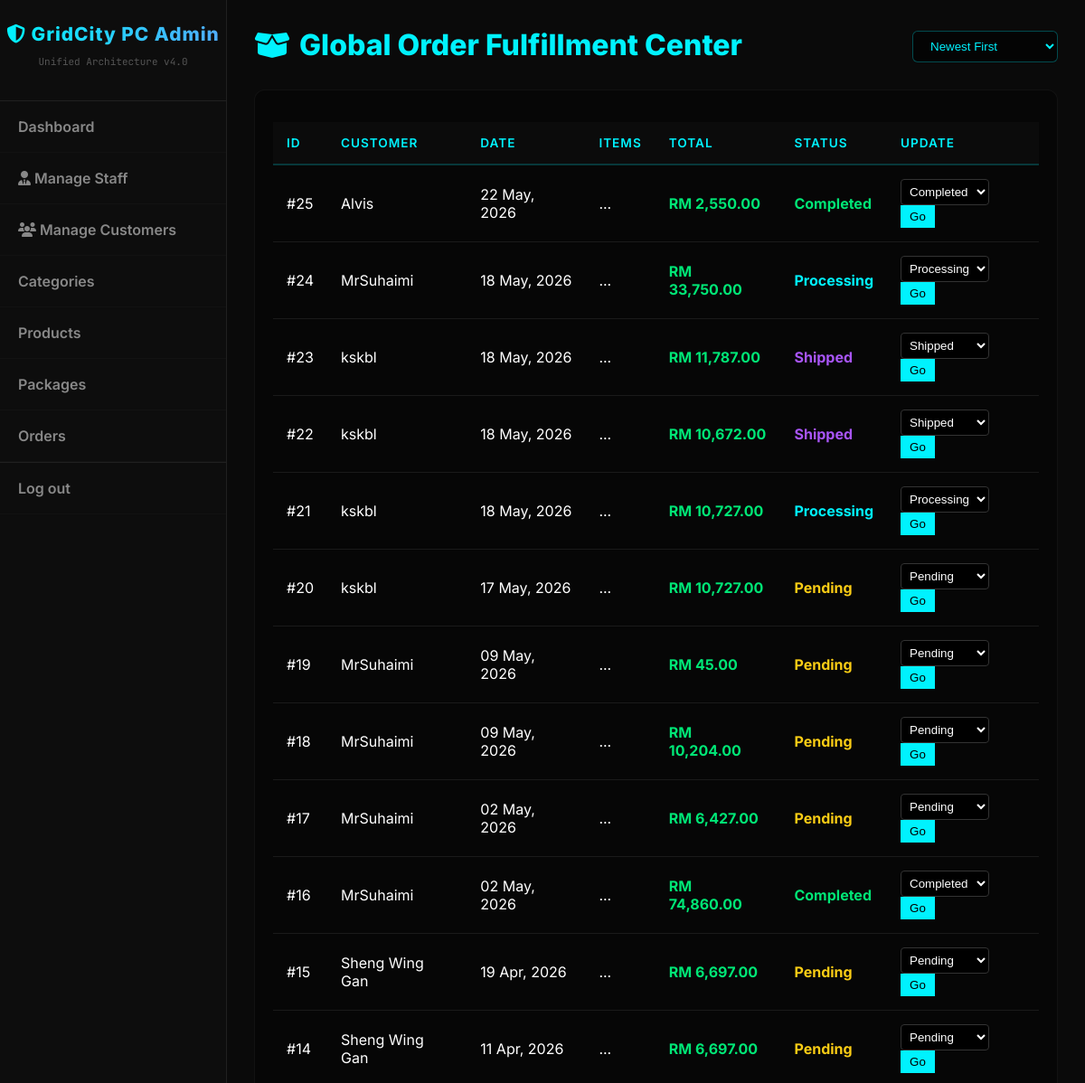
The page /manage_orders.php (signed in, upper part) on the database as committed earlier.
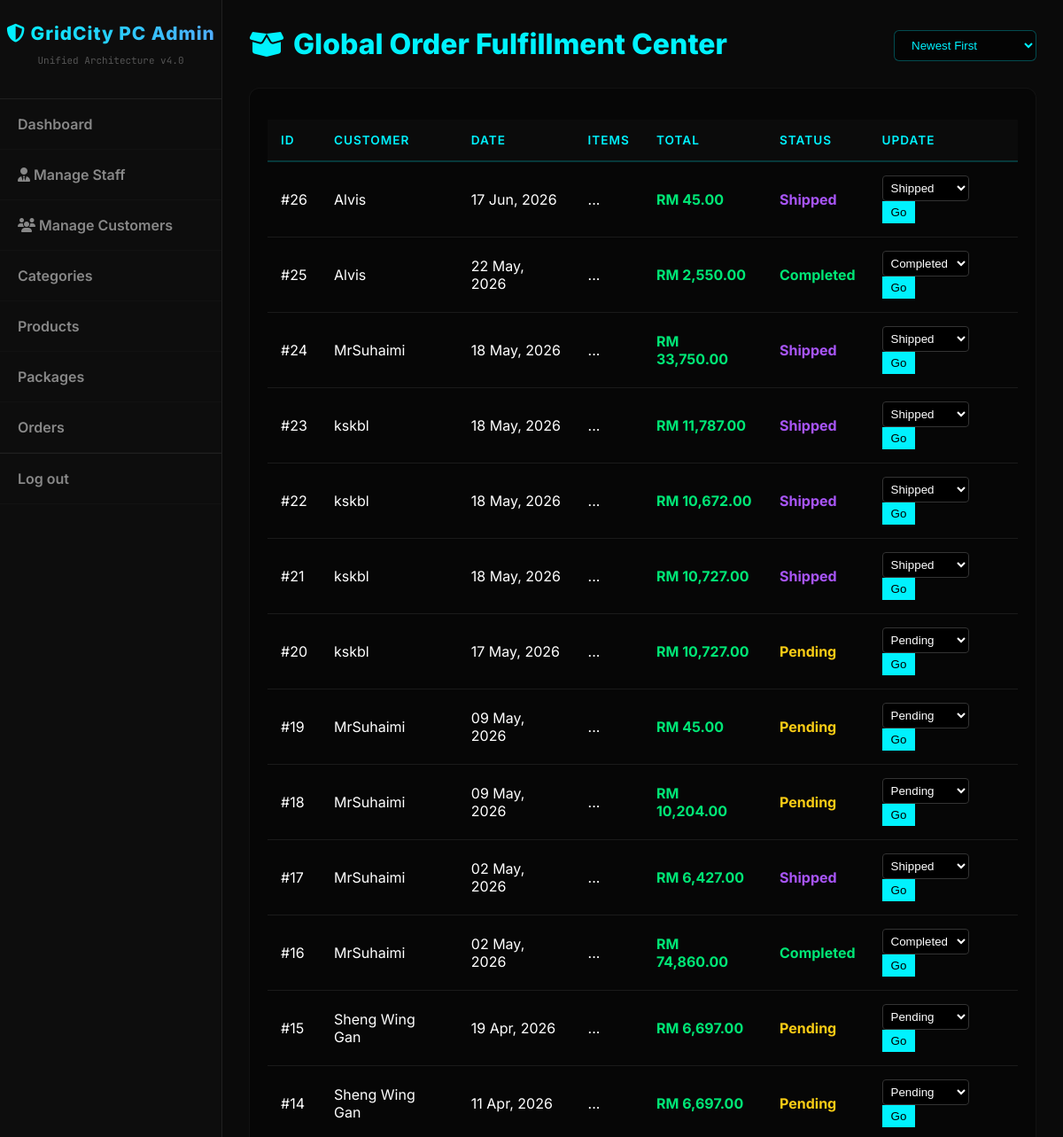
The same page on the database as committed later.
### tables this page shows
CREATE TABLE `orders` (
  `order_id` int(11) NOT NULL,
  `order_name` varchar(100) DEFAULT 'My Custom Order',
  `customer_id` int(11) NOT NULL,
  `order_date` datetime DEFAULT current_timestamp(),
  `total_amount` decimal(10,2) NOT NULL,
  `coins_used` int(11) NOT NULL DEFAULT 0,
  `discount_amount` decimal(10,2) NOT NULL DEFAULT 0.00,
  `shipping_address` text NOT NULL,
  `contact_number` varchar(20) DEFAULT NULL,
  `order_status` varchar(20) DEFAULT 'Pending'
);

CREATE TABLE `customers` (
  `customer_id` int(11) NOT NULL,
  `username` varchar(150) DEFAULT NULL,
  `first_name` varchar(50) DEFAULT NULL,
  `last_name` varchar(50) DEFAULT NULL,
  `email` varchar(100) NOT NULL,
  `password` varchar(255) NOT NULL,
  `phone_number` varchar(20) DEFAULT NULL,
  `birthday` date DEFAULT NULL,
  `wallet_balance` decimal(10,2) NOT NULL DEFAULT 0.00,
  `reward_coins` int(11) NOT NULL DEFAULT 0,
  `membership_tier` varchar(20) DEFAULT 'Standard',
  `vip_expiry_date` datetime DEFAULT NULL,
  `auto_renew` tinyint(1) DEFAULT 0,
  `default_shipping_address` text DEFAULT NULL,
  `account_status` varchar(20) DEFAULT 'Active',
  `reset_token` varchar(6) DEFAULT NULL,
  `reset_token_expire` datetime DEFAULT NULL,
  `pref_gamer` int(11) DEFAULT 0,
  `pref_creator` int(11) DEFAULT 0,
  `pref_student` int(11) DEFAULT 0,
  `pref_enthusiast` int(11) DEFAULT 0,
  `created_at` datetime DEFAULT current_timestamp()
);

### manage_orders.php (the view, shortened to what this page needs)
<?php
$conn->query("UPDATE orders SET order_status = 'Shipped'
              WHERE order_status = 'Processing'
              AND order_date < NOW() - INTERVAL 4 MINUTE");
$current_sort = $_GET['sort'] ?? 'desc';
$order_by = 'o.order_id DESC';
?>
<!DOCTYPE html>
<html lang="en">
<head>
    <link rel="stylesheet" href="https://cdnjs.cloudflare.com/ajax/libs/font-awesome/6.4.0/css/all.min.css">
    <link rel="stylesheet" href="css/admin_style.css">
</head>
<body>
    <div class="admin-container">
        <nav class="admin-sidebar">
            <div class="sidebar-header">
                <h3><i class="fas fa-shield-alt"></i> GridCity PC Admin</h3>
                <p style="color:#555; font-size:11px; font-family:'JetBrains Mono';">Unified Architecture v4.0</p>
            </div>
            <ul class="sidebar-menu">
                <li><a href="admin_dashboard.php">Dashboard</a></li>
                <?php
                $role = strtolower($_SESSION['admin_role'] ?? $_SESSION['role'] ?? '');
                if ($role === 'superadmin'): ?>
                    <li><a href="manage_staff.php"><i class="fas fa-user-tie"></i> Manage Staff</a></li>
                <?php endif; ?>
                <li><a href="manage_users.php"><i class="fas fa-users"></i> Manage Customers</a></li>
                <li><a href="manage_categories.php">Categories</a></li>
                <li><a href="manage_products.php">Products</a></li>
                <li><a href="manage_packages.php">Packages</a></li>
                <li><a href="manage_orders.php">Orders</a></li>
                <li><a href="admin_logout.php" class="logout-btn">Log out</a></li>
            </ul>
        </nav>
        <div class="admin-content" style="padding: 30px;">
            <header class="admin-header" style="margin-bottom: 30px; display: flex; justify-content: space-between; align-items: flex-end; flex-wrap: wrap; gap: 15px;">
                <div>
                    <h2 style="color: #00f2fe; margin:0;"><i class="fas fa-box-open"></i> Global Order Fulfillment Center</h2>
                </div>
                <form method="GET" action="manage_orders.php" id="sortForm">
                    <select name="sort" class="admin-sort-dropdown" onchange="document.getElementById('sortForm').submit();">
                        <option value="desc" <?php echo $current_sort == 'desc' ? 'selected' : ''; ?>>Newest First</option>
                    </select>
                </form>
            </header>
            <div class="table-container" style="background: rgba(0,0,0,0.4); padding: 20px; border-radius: 12px; border: 1px solid rgba(255,255,255,0.05);">
                <table style="width:100%; border-collapse: collapse;">
                    <thead>
                        <tr style="border-bottom: 2px solid rgba(0,242,254,0.2); text-align: left;">
                            <th style="padding:15px;">ID</th>
                            <th style="padding:15px;">Customer</th>
                            <th style="padding:15px;">Date</th>
                            <th style="padding:15px;">Items</th>
                            <th style="padding:15px;">Total</th>
                            <th style="padding:15px;">Status</th>
                            <th style="padding:15px;">Update</th>
                        </tr>
                    </thead>
                    <tbody>
                        <?php
                        $sql = "SELECT o.*, c.username FROM orders o JOIN customers c ON o.customer_id = c.customer_id ORDER BY $order_by";
                        $res = $conn->query($sql);
                        while ($row = $res->fetch_assoc()) {
                            $status = $row['order_status'];
                            $status_color = "#facc15";
                            if ($status == 'Processing') $status_color = "#00f2fe";
                            elseif ($status == 'Shipped') $status_color = "#a855f7";
                            elseif ($status == 'Completed') $status_color = "#00e676";
                            elseif ($status == 'Cancelled') $status_color = "#ff4d4d";
                            echo "<tr style='border-bottom: 1px solid rgba(255,255,255,0.05);'>";
                            echo "<td style='padding:15px;'>#{$row['order_id']}</td>";
                            echo "<td style='padding:15px;'>" . htmlspecialchars($row['username']) . "</td>";
                            echo "<td style='padding:15px;'>" . date('d M, Y', strtotime($row['order_date'])) . "</td>";
                            echo "<td style='padding:15px;'>...</td>";
                            echo "<td style='padding:15px; color:#00e676; font-weight:bold;'>RM " . number_format($row['total_amount'], 2) . "</td>";
                            echo "<td style='padding:15px; font-weight:bold; color:$status_color'>$status</td>";
                            echo "<td style='padding:15px;'>
                                    <form method='POST'>
                                        <input type='hidden' name='order_id' value='{$row['order_id']}'>
                                        <input type='hidden' name='current_sort' value='$current_sort'>
                                        <select name='new_status' style='background:#000; color:#fff; border:1px solid #333; padding:5px; border-radius:4px;'>
                                            <option value='Pending' ".($status=='Pending'?'selected':'').">Pending</option>
                                            <option value='Processing' ".($status=='Processing'?'selected':'').">Processing</option>
                                            <option value='Shipped' ".($status=='Shipped'?'selected':'').">Shipped</option>
                                            <option value='Completed' ".($status=='Completed'?'selected':'').">Completed</option>
                                        </select>
                                        <button type='submit' name='update_status' style='background:#00f2fe; color:#000; border:none; padding:5px 10px; cursor:pointer;'>Go</button>
                                    </form>
                                  </td>";
                            echo "</tr>";
                        }
                        ?>
                    </tbody>
                </table>
            </div>
        </div>
    </div>
</body>
</html>

### css/admin_style.css (style rules this page uses)
:root { --bg-main: #0a0a0a; --bg-surface: #141414; --bg-glass: rgba(20, 20, 20, 0.75); --bg-sidebar: rgba(15, 15, 15, 0.85); --accent-blue: #00f2fe; --accent-purple: #4facfe; --accent-danger: #ff4d4d; --accent-warning: #f39c12; --text-main: #ffffff; --text-muted: #888888; --border-color: rgba(255, 255, 255, 0.08); --border-radius: 12px; --transition-fast: all 0.2s ease-in-out; --transition-smooth: all 0.4s cubic-bezier(0.16, 1, 0.3, 1); }
body { margin: 0; font-family: 'Inter', sans-serif; background-color: var(--bg-main); color: var(--text-main); display: flex; height: 100vh; }
.admin-sidebar { width: 250px; min-width: 250px; background-color: var(--bg-sidebar); backdrop-filter: blur(12px); -webkit-backdrop-filter: blur(12px); border-right: 1px solid var(--border-color); display: flex; flex-direction: column; z-index: 100; }
.sidebar-header { display: flex; flex-direction: column; align-items: center; justify-content: center; padding: 25px 0; border-bottom: 1px solid var(--border-color); text-align: center; }
.sidebar-header h3 { margin: 0; background: linear-gradient(to right, var(--accent-blue), var(--accent-purple)); -webkit-background-clip: text; background-clip: text; -webkit-text-fill-color: transparent; font-weight: 800; font-size: 1.3rem; letter-spacing: 1px; }
.admin-sidebar ul.sidebar-menu { list-style: none; padding: 0; margin: 0; }
.admin-sidebar ul.sidebar-menu li a { display: block; padding: 18px 20px; color: var(--text-muted); font-weight: 600; text-decoration: none; border-bottom: 1px solid rgba(255,255,255,0.02); transition: var(--transition-fast); position: relative; }
.admin-container { display: flex; min-height: 100vh; width: 100%; flex: 1; background-color: var(--bg-main); }
.admin-content { flex: 1; width: 100%; box-sizing: border-box; display: flex; flex-direction: column; overflow-y: auto; padding: 30px; }
.logout-btn { margin-top: auto; border-top: 1px solid var(--border-color); }
.admin-header h2 { font-size: 2rem; font-weight: 800; margin-bottom: 2rem; display: flex; align-items: center; gap: 10px; }
table { width: 100%; border-collapse: collapse; margin-top: 15px; }
table th, table td { padding: 15px 12px; text-align: left; border-bottom: 1px solid var(--border-color); }
table th { background-color: rgba(255,255,255,0.02); color: var(--accent-blue); font-weight: 600; text-transform: uppercase; font-size: 0.85rem; letter-spacing: 1px; }
table td { color: var(--text-main); }

### manage_orders.php (style rules this page uses)
.admin-sort-dropdown { background: rgba(0,0,0,0.6); color: #00f2fe; border: 1px solid rgba(0,242,254,0.3); padding: 8px 15px; border-radius: 6px; cursor: pointer; }

Rows that differ between the two databases and show on the page:
added orders: order_id "26", customer.username "Alvis", order_date "17 Jun, 2026", total_amount "45.00", order_status "Shipped", new_status "Shipped"
changed orders id 24: order_status "Processing" → "Shipped"; new_status "Processing" → "Shipped"
changed orders id 21: order_status "Processing" → "Shipped"; new_status "Processing" → "Shipped"
changed orders id 17: order_status "Pending" → "Shipped"; new_status "Pending" → "Shipped"
